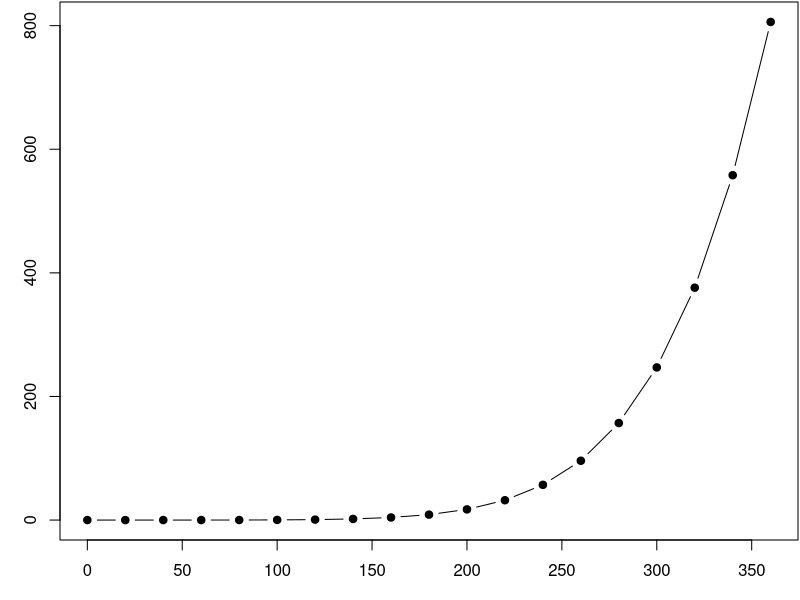
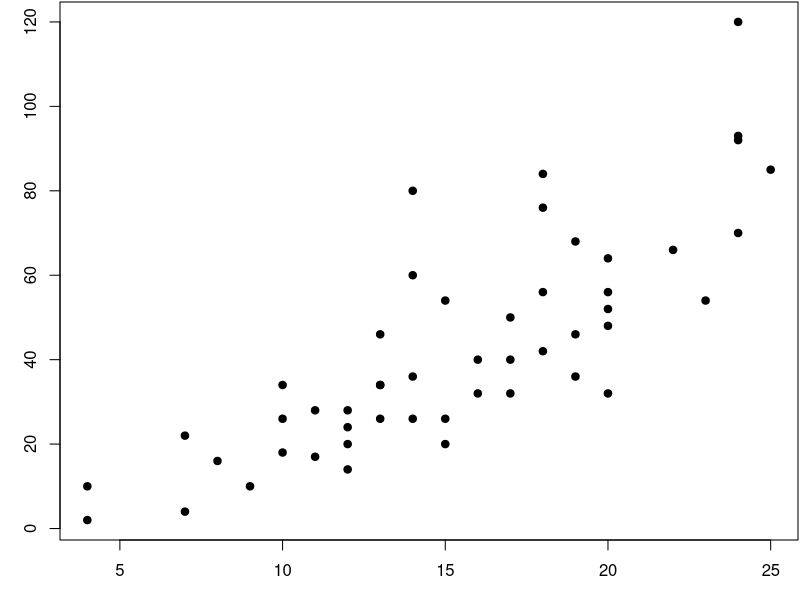

Write R code to recreate these figures, in order. (Note: this script raises an error after producing the figures.)
## ---- chunk 1
knitr::opts_chunk$set(
    fig.align = "center",
    fig.dpi = 320,
    fig.height = 5,
    fig.width = 5,
    message = FALSE,
    warning = FALSE,
    collapse = TRUE)
## ---- chunk 2
par(mar = c(3, 3, 0.1, 0.1))
plot(pressure, pch = 19, type = "b")
plot(cars, pch = 19)
## ---- chunk 3
knitr::include_graphics("knit-logo.png")
## ---- chunk 4
knitr::kable(
    head(mtcars[, 1:8], 10), booktabs = TRUE,
    caption = 'A table of the first 10 rows of the mtcars data.'
    )
